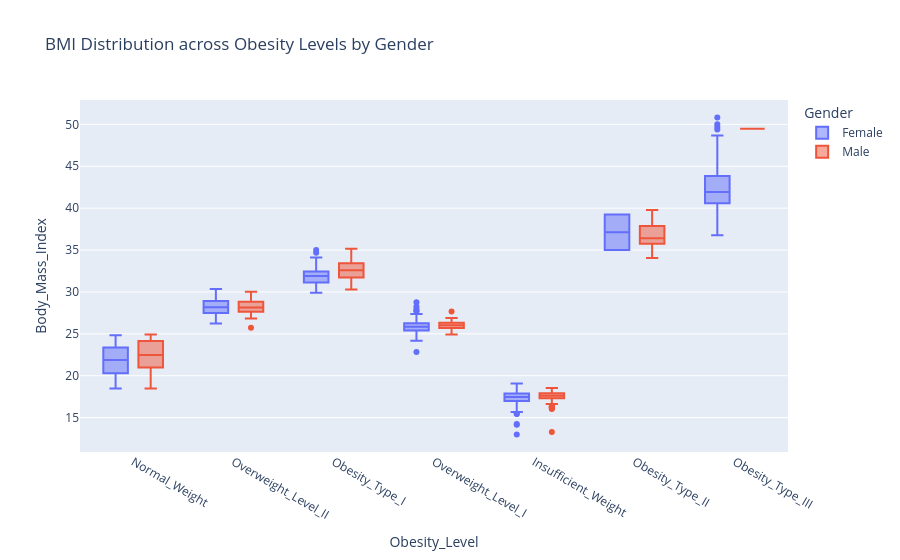

Notebook cell for this chart:
### Markdown cell above
### Average BMI by Age
Line Chart: Shows the trend of Average BMI as Age increases. There is a general upward trend in BMI as individuals get older, though it fluctuates in the higher age brackets due to fewer data points.
The line chart of Average BMI by Age provides a temporal look at how weight changes as the population in your dataset matures. Here are the key insights and inferences:

1. The "Early Growth" Phase (Ages 14–25)
There is a steady, almost linear increase in average BMI starting from the teenage years into the mid-20.

2. Peak BMI and Stabilization (Ages 25–40)
The line likely reaches its highest points or begins to plateau between the ages of 25 and 35.

3. Increased Volatility in Older Ages (40+)
After age 40, you likely see sharp "spikes" and "dips" in the line (the line becomes very jagged).

4. General Positive Correlation
Despite the noise at higher ages, the overall trend is positive. This matches the 0.23 correlation coefficient we saw in the Heatmap. While age isn't the only factor in obesity, it is a significant contributor to the upward creep of BMI over time.

### Code cell
fig = px.box(df, x="Obesity_Level", y="Body_Mass_Index", 
             color="Gender",
             title="BMI Distribution across Obesity Levels by Gender")

fig.show()

### Figure 1 — Plotly figure (JSON) as saved in the notebook; plotly's stock layout.template omitted (floating-point values rounded to 4 significant figures; data arrays with more than 128 entries replaced by an {"elided": "..."} marker saying what was removed)
{"data": [{"alignmentgroup": "True", "hovertemplate": "Gender=Female<br>Obesity_Level=%{x}<br>Body_Mass_Index=%{y}<extra></extra>", "legendgroup": "Female", "marker": {"color": "#636efa"}, "name": "Female", "notched": false, "offsetgroup": "Female", "orientation": "v", "showlegend": true, "type": "box", "x": {"elided": "1035 str values"}, "x0": " ", "xaxis": "x", "y": {"elided": "1035 float values"}, "y0": " ", "yaxis": "y"}, {"alignmentgroup": "True", "hovertemplate": "Gender=Male<br>Obesity_Level=%{x}<br>Body_Mass_Index=%{y}<extra></extra>", "legendgroup": "Male", "marker": {"color": "#EF553B"}, "name": "Male", "notched": false, "offsetgroup": "Male", "orientation": "v", "showlegend": true, "type": "box", "x": {"elided": "1052 str values"}, "x0": " ", "xaxis": "x", "y": {"elided": "1052 float values"}, "y0": " ", "yaxis": "y"}], "layout": {"boxmode": "group", "legend": {"title": {"text": "Gender"}, "tracegroupgap": 0}, "title": {"text": "BMI Distribution across Obesity Levels by Gender"}, "xaxis": {"anchor": "y", "domain": [0, 1], "title": {"text": "Obesity_Level"}}, "yaxis": {"anchor": "x", "domain": [0, 1], "title": {"text": "Body_Mass_Index"}}}}
